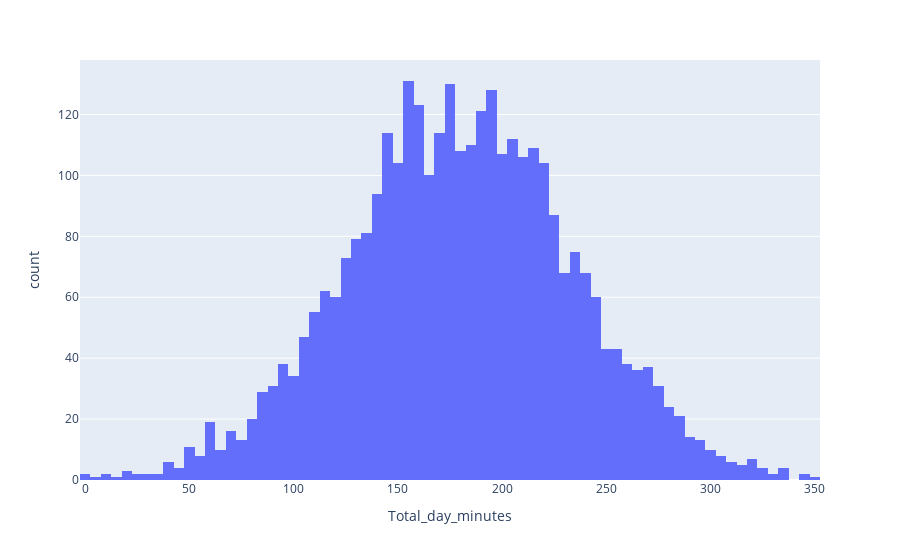

The notebook cell saved with this chart:
### Code cell
px.histogram(df, x= "Total_day_minutes")

### Figure 1 — Plotly figure (JSON) as saved in the notebook; plotly's stock layout.template omitted (floating-point values rounded to 4 significant figures; data arrays with more than 128 entries replaced by an {"elided": "..."} marker saying what was removed)
{"data": [{"alignmentgroup": "True", "bingroup": "x", "hovertemplate": "Total_day_minutes=%{x}<br>count=%{y}<extra></extra>", "legendgroup": "", "marker": {"color": "#636efa", "pattern": {"shape": ""}}, "name": "", "offsetgroup": "", "orientation": "v", "showlegend": false, "type": "histogram", "x": {"elided": "3333 float values"}, "xaxis": "x", "yaxis": "y"}], "layout": {"barmode": "relative", "legend": {"tracegroupgap": 0}, "margin": {"t": 60}, "xaxis": {"anchor": "y", "domain": [0, 1], "title": {"text": "Total_day_minutes"}}, "yaxis": {"anchor": "x", "domain": [0, 1], "title": {"text": "count"}}}}
